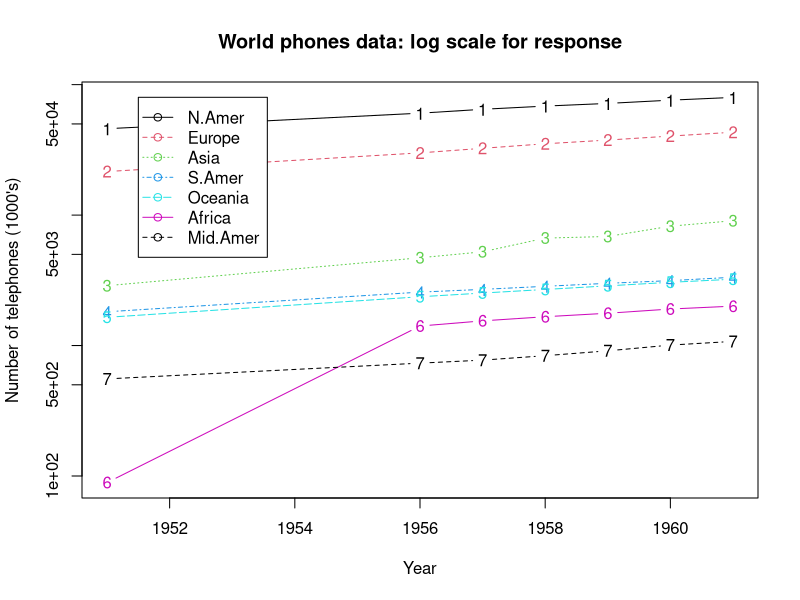

Write R code to recreate this figure.
# Ctrl+l: clear / Ctrl-Shift-M: %>%  / Ctrl-Shift-C: Comment

# https://cran.r-project.org/web/packages/tidyverse/index.html
# https://tidyverse.tidyverse.org/
# https://github.com/rstudio/cheatsheets/blob/master/data-transformation.pdf

# Package 'tidyverse' :
# ---------------------
# ggplot2, for data visualisation.
# dplyr, for data manipulation.
# tidyr, for data tidying.
# readr, for data import.
# purrr, for functional programming.
# tibble, for tibbles, a modern re-imagining of data frames.
# stringr, for strings.
# forcats, for factors.

# Install from CRAN
install.packages(tidyverse)

# load the whole "tidyverse" package
library(tidyverse)

# View the entire dataset 'iris'
iris
# view as subset of the dataset 'iris'
as_tibble(iris)

# ?filter
# help(select)
# https://dplyr.tidyverse.org/reference/filter.html

tbl_iris <- as_tibble(iris)
tbl_iris

# Manipulate data from dataset : filter / select / arrange / group_by / summarize
filter(tbl_iris, Petal.Length > 3)
select(tbl_iris, Sepal.Length, Species)
select(tbl_iris, Sepal.Length, Species, everything())
select_if(tbl_iris, is.numeric)  # permet de seelctionner quel colonne nous interesse d'une manière conditionnelle
select(tbl_iris, -Species)

tbl_iris[1:10, c(2,5)] # to avoid. select column_2_and_5 from rows.1_to_10
select(tbl_iris, 3:5)  # to avoid. select column_3_to_5  in all dataset

mutate(tbl_iris, Petal.Size = Petal.Length * Petal.Width)  # Rajoute une colonne
mutate(tbl_iris, Species = str_to_title(Species))  # Modifie une colonne ds le dataset récupérer; Le ds initial reste intacte
mutate(tbl_iris, Species = NULL)                   # Supprimer une colonne 

# Titre - Document Outline #### 
arrange(tbl_iris, Sepal.Length)  # order by ASC
arrange(tbl_iris, -Sepal.Length) # order by DESC
arrange(tbl_iris, desc(Sepal.Length))
arrange(tbl_iris, Sepal.Length, Sepal.Width)
# arrange_if(tbl_iris, is.numeric)

# Operateur PIPE   %>%  Ctrl-Shift-M
tbl_iris %>% 
  filter(Sepal.Length > 3, Species == "setosa") %>% 
  mutate(Size = Petal.Length * Petal.Width)  %>% 
  arrange(desc(Size))

# Group by | Summarize : mean() / median() / n() 
tbl_iris %>% 
  group_by(Species) %>% 
  summarise(Mean = mean(Sepal.Length), 
            Median = median(Sepal.Length), 
            N = n())
tbl_iris %>% 
  group_by(Species) %>% 
  summarise(Mean = mean(Sepal.Length), 
            Median = median(Sepal.Length), 
            N = n_distinct(Sepal.Length))           

# Matrice
# https://tidyr.tidyverse.org/reference/pivot_longer.html
WorldPhones %>% 
  as_tibble(rownames = "Year") %>% 
  mutate(Year = as.numeric(Year))%>% 
  pivot_longer(-Year, 
               names_to = "Region", # outcome 'longer format' column name. 
                                    # Imagine that there are n-columns to be transformed from 'wider format' to 1-column 'longer format'
               values_to = "Number" # outcome 'values' column name 
               ) %>% 
  pivot_wider(names_from = Region, values_from = Number)


require(graphics)
matplot(rownames(WorldPhones), WorldPhones, type = "b", log = "y",
        xlab = "Year", ylab = "Number of telephones (1000's)")
legend(1951.5, 80000, colnames(WorldPhones), col = 1:6, lty = 1:5,
       pch = rep(21, 7))
title(main = "World phones data: log scale for response")
